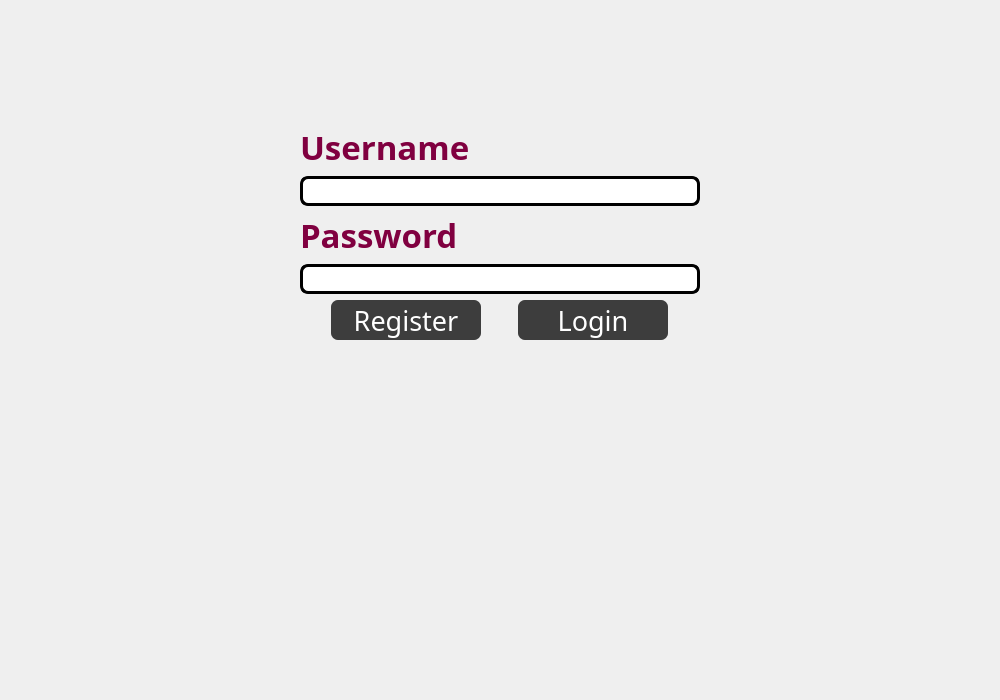
<?xml version="1.0" encoding="UTF-8"?>
<ui version="4.0">
 <class>LoginPage</class>
 <widget class="QWidget" name="LoginPage">
  <property name="geometry">
   <rect>
    <x>0</x>
    <y>0</y>
    <width>1000</width>
    <height>700</height>
   </rect>
  </property>
  <property name="windowTitle">
   <string>Form</string>
  </property>
  <property name="styleSheet">
   <string notr="true">QLineEdit { 
border: solid;
border-radius: 8px; 
border-color: #000000;
border-width: 3px;
color:rgb(0, 0, 0); 
background-color: rgb(255, 255, 255); 
} 

QPushButton{
border-style:solid;
background-color:#3d3d3d;
color:#fff;
border-radius:7px;
font: &quot;Menlo&quot;;
font-size: 16;
}

QPushButton:hover{
border-style:solid;
border-width: 3px;
border-color:#2DEC6C;
border-radius:7px;
}
</string>
  </property>
  <layout class="QGridLayout" name="gridLayout_3">
   <item row="0" column="0">
    <layout class="QGridLayout" name="gridLayout_2">
     <item row="1" column="0">
      <layout class="QGridLayout" name="gridLayout">
       <item row="4" column="0">
        <widget class="QLineEdit" name="passwordField">
         <property name="minimumSize">
          <size>
           <width>0</width>
           <height>30</height>
          </size>
         </property>
         <property name="maximumSize">
          <size>
           <width>400</width>
           <height>16777215</height>
          </size>
         </property>
         <property name="styleSheet">
          <string notr="true"/>
         </property>
         <property name="text">
          <string/>
         </property>
         <property name="placeholderText">
          <string/>
         </property>
        </widget>
       </item>
       <item row="5" column="0">
        <layout class="QHBoxLayout" name="horizontalLayout_3">
         <item>
          <widget class="QPushButton" name="registerButton">
           <property name="sizePolicy">
            <sizepolicy hsizetype="Minimum" vsizetype="Minimum">
             <horstretch>0</horstretch>
             <verstretch>0</verstretch>
            </sizepolicy>
           </property>
           <property name="minimumSize">
            <size>
             <width>150</width>
             <height>40</height>
            </size>
           </property>
           <property name="maximumSize">
            <size>
             <width>60</width>
             <height>60</height>
            </size>
           </property>
           <property name="font">
            <font>
             <family>Menlo</family>
             <pointsize>20</pointsize>
            </font>
           </property>
           <property name="styleSheet">
            <string notr="true"/>
           </property>
           <property name="text">
            <string>Register</string>
           </property>
          </widget>
         </item>
         <item>
          <widget class="QPushButton" name="loginButton">
           <property name="sizePolicy">
            <sizepolicy hsizetype="Minimum" vsizetype="Minimum">
             <horstretch>0</horstretch>
             <verstretch>0</verstretch>
            </sizepolicy>
           </property>
           <property name="minimumSize">
            <size>
             <width>150</width>
             <height>40</height>
            </size>
           </property>
           <property name="maximumSize">
            <size>
             <width>60</width>
             <height>60</height>
            </size>
           </property>
           <property name="font">
            <font>
             <family>Menlo</family>
             <pointsize>20</pointsize>
            </font>
           </property>
           <property name="styleSheet">
            <string notr="true"/>
           </property>
           <property name="text">
            <string>Login</string>
           </property>
          </widget>
         </item>
        </layout>
       </item>
       <item row="3" column="0">
        <widget class="QLabel" name="passwordLabel">
         <property name="font">
          <font>
           <family>Menlo</family>
           <pointsize>25</pointsize>
          </font>
         </property>
         <property name="text">
          <string>&lt;html&gt;&lt;head/&gt;&lt;body&gt;&lt;p&gt;&lt;span style=&quot; font-weight:600; color:#800040;&quot;&gt;Password &lt;/span&gt;&lt;/p&gt;&lt;/body&gt;&lt;/html&gt;</string>
         </property>
         <property name="alignment">
          <set>Qt::AlignBottom|Qt::AlignLeading|Qt::AlignLeft</set>
         </property>
        </widget>
       </item>
       <item row="1" column="0">
        <widget class="QLabel" name="userNameLabel">
         <property name="font">
          <font>
           <family>Menlo</family>
           <pointsize>25</pointsize>
          </font>
         </property>
         <property name="text">
          <string>&lt;html&gt;&lt;head/&gt;&lt;body&gt;&lt;p&gt;&lt;span style=&quot; font-weight:600; color:#800040;&quot;&gt;Username&lt;/span&gt;&lt;/p&gt;&lt;/body&gt;&lt;/html&gt;</string>
         </property>
         <property name="alignment">
          <set>Qt::AlignBottom|Qt::AlignLeading|Qt::AlignLeft</set>
         </property>
        </widget>
       </item>
       <item row="2" column="0">
        <widget class="QLineEdit" name="usernameField">
         <property name="minimumSize">
          <size>
           <width>100</width>
           <height>30</height>
          </size>
         </property>
         <property name="maximumSize">
          <size>
           <width>400</width>
           <height>16777215</height>
          </size>
         </property>
         <property name="styleSheet">
          <string notr="true"/>
         </property>
         <property name="text">
          <string/>
         </property>
         <property name="placeholderText">
          <string/>
         </property>
        </widget>
       </item>
       <item row="0" column="0">
        <spacer name="verticalSpacer">
         <property name="orientation">
          <enum>Qt::Vertical</enum>
         </property>
         <property name="sizeHint" stdset="0">
          <size>
           <width>20</width>
           <height>40</height>
          </size>
         </property>
        </spacer>
       </item>
      </layout>
     </item>
     <item row="0" column="0">
      <widget class="QLabel" name="label">
       <property name="text">
        <string/>
       </property>
       <property name="pixmap">
        <pixmap resource="images.qrc">:/Images/explosion_logo_small.png</pixmap>
       </property>
      </widget>
     </item>
    </layout>
   </item>
   <item row="2" column="0">
    <widget class="QLabel" name="errorLabel">
     <property name="text">
      <string/>
     </property>
    </widget>
   </item>
   <item row="1" column="0">
    <spacer name="verticalSpacer_2">
     <property name="orientation">
      <enum>Qt::Vertical</enum>
     </property>
     <property name="sizeHint" stdset="0">
      <size>
       <width>20</width>
       <height>40</height>
      </size>
     </property>
    </spacer>
   </item>
  </layout>
 </widget>
 <resources>
  <include location="images.qrc"/>
 </resources>
 <connections/>
</ui>
